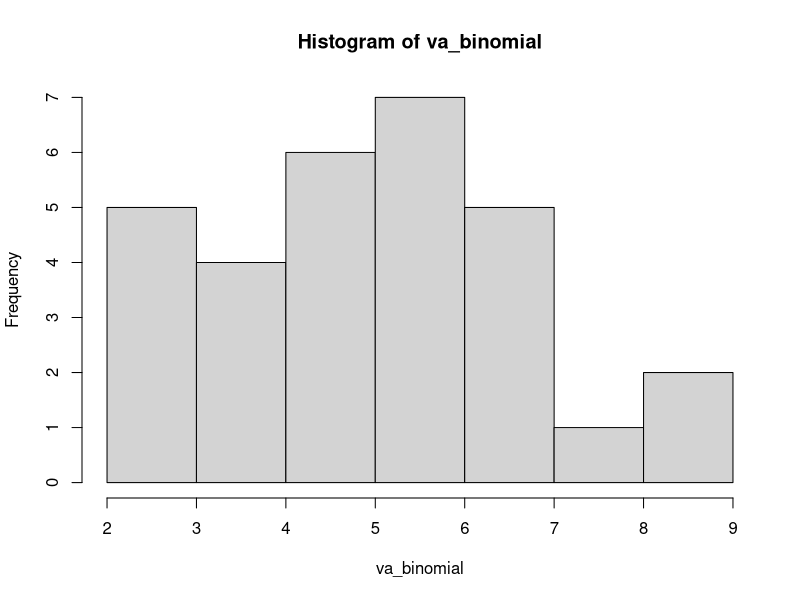
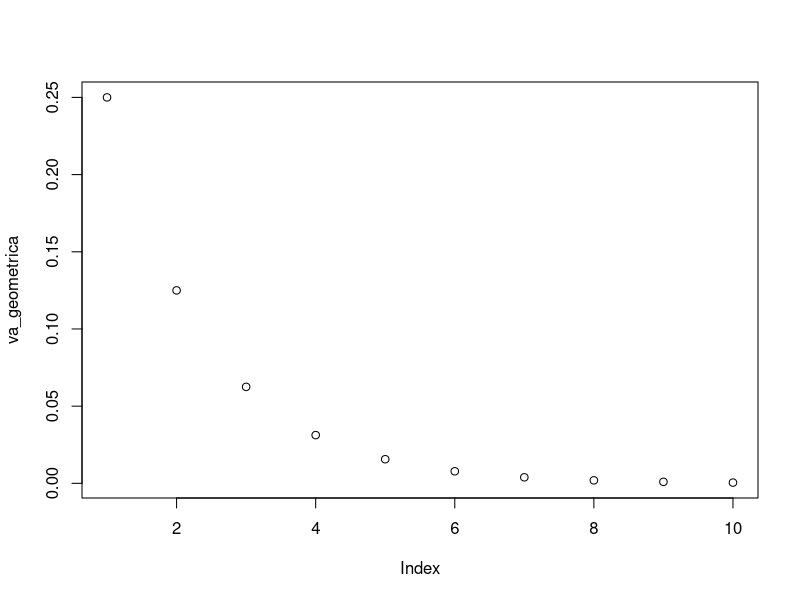
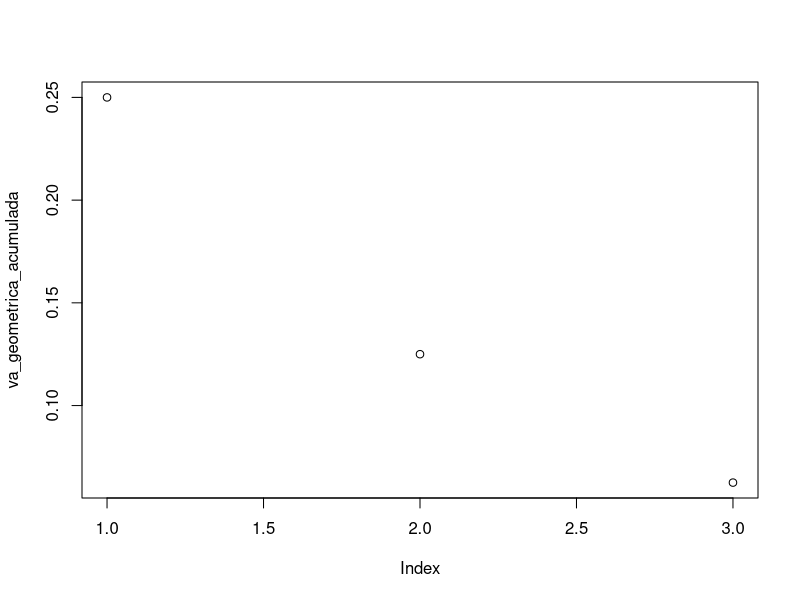
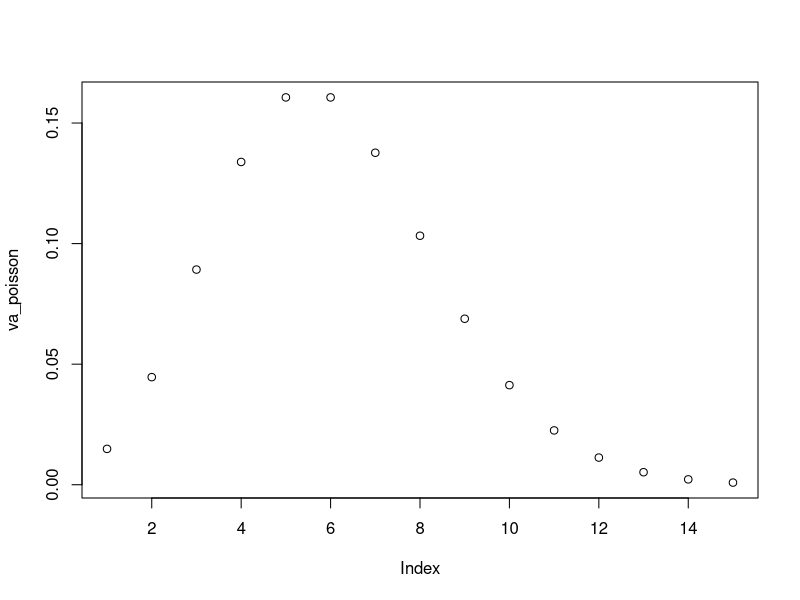
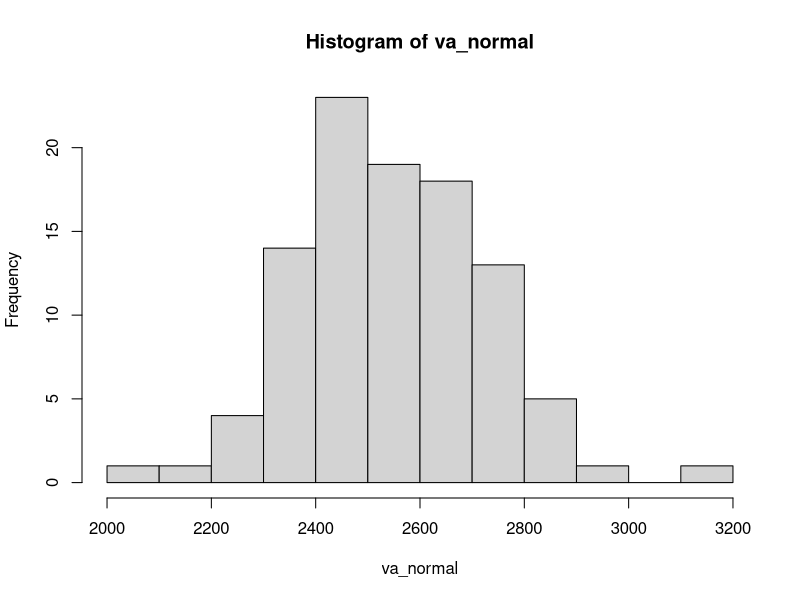
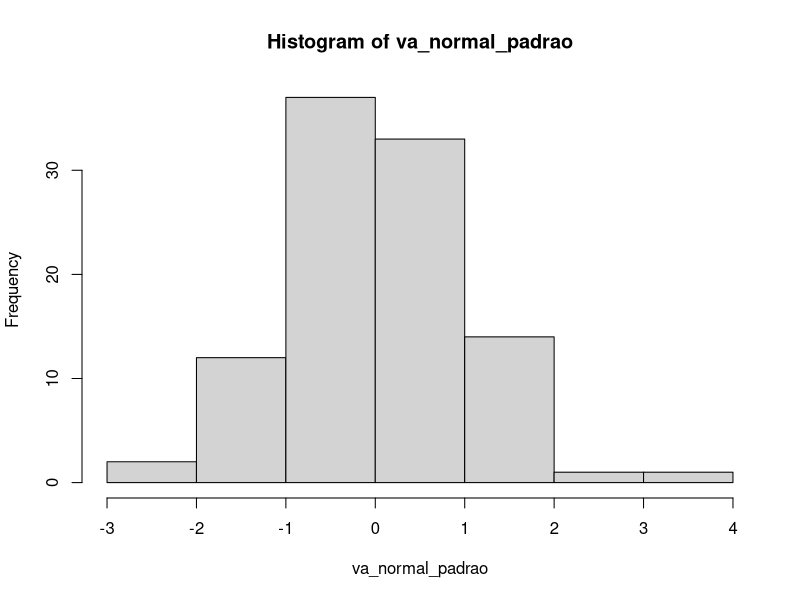
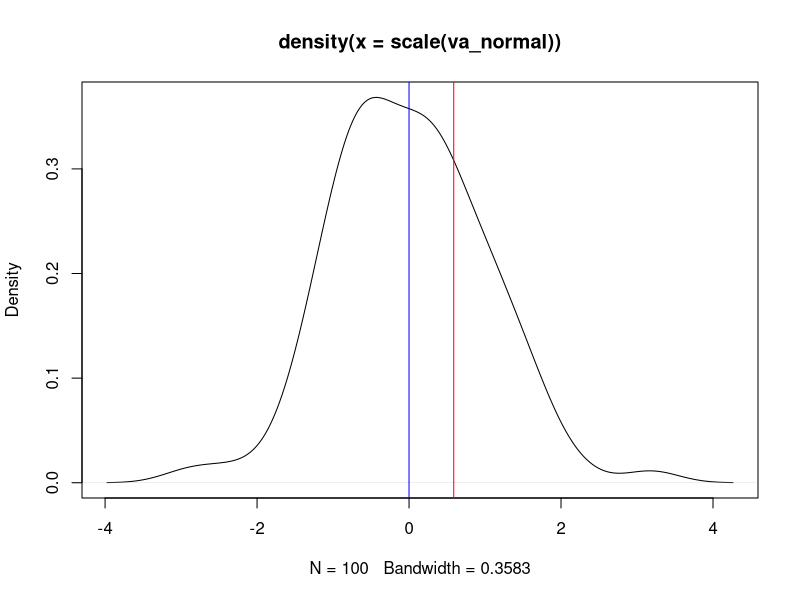
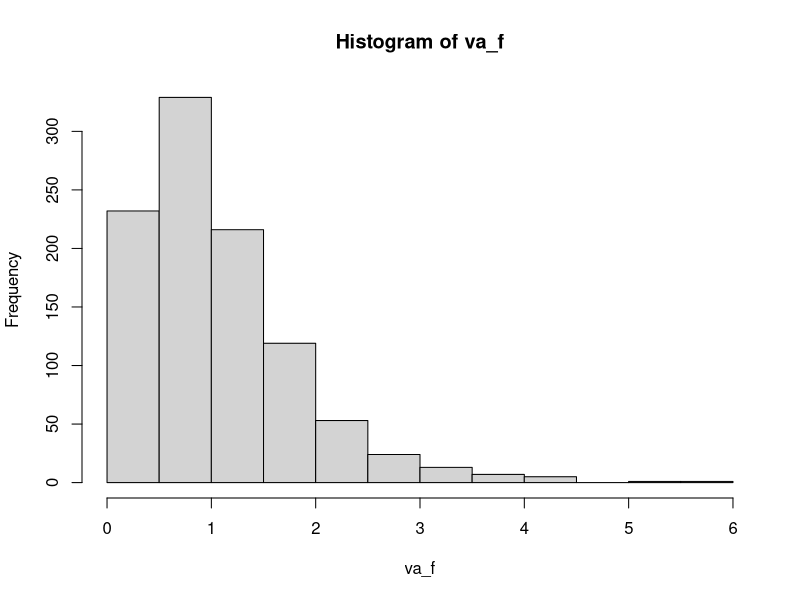

Recreate these plots in R, in order.
## ---- chunk 1
  # X é o número de sucessos
  # size o número de tentativas
  # prob é a probabilidade de sucesso

  dbinom(x = 2, size = 10, prob = 0.5)
## ---- chunk 2
  va_binomial <- rbinom(n = 30, size = 10, prob = 0.5)
  hist(va_binomial)
## ---- chunk 3
   pbinom(q = 2, size = 10, prob = 0.5)
## ---- chunk 4
   dgeom(x = 5, prob = 0.5)
## ---- chunk 5
    va_geometrica <- dgeom(x = 1:10, prob = 0.5)
    #va_geometrica
    plot(va_geometrica)
## ---- chunk 6
   va_geometrica_acumulada <- dgeom(x = 1:3, prob = 0.5)
   plot(va_geometrica_acumulada)
## ---- chunk 7
  dnbinom(x = 2, size = 8, prob = 0.5)
## ---- chunk 8
   dpois(x = 5, lambda = 6)
## ---- chunk 9
   va_poisson <- dpois(x = 1:15, lambda = 6)
   plot(va_poisson)
## ---- chunk 10
   probabilidade_de_2600 <- pnorm(q = 2600, mean = 2500, sd = 170)
   probabilidade_de_2400 <- pnorm(q = 2400, mean = 2500, sd = 170)
   probabilidade_de_2600 - probabilidade_de_2400
## ---- chunk 11
   va_normal <- rnorm(n = 100, mean = 2500, sd = 170)
   hist(va_normal)
## ---- chunk 12
   va_normal_padrao <- scale(va_normal)
   hist(va_normal_padrao)
## ---- chunk 13
  #PAG 65
  z <- (2600-2500)/170
  1 - pnorm(z)
## ---- chunk 14
  plot(density(scale(va_normal)))
  #Gera uma linhas sobre a  média
  abline(v = 0, col = "blue")
  abline(v = z, col = "red")
## ---- chunk 15
    #df1 <- primeiro grau de liberdade
    #df2 <- segundo grau de liberdade
    va_f <- rf(n = 1000, df1 = 5, df2 = 33)
    hist(va_f)
## ---- chunk 16
  va_t <- rt(1000, df = 2)
  plot(va_t)
## ---- chunk 17
  va_QuiQuadrada <- rchisq(1000, df = 3)
  hist(va_QuiQuadrada)
